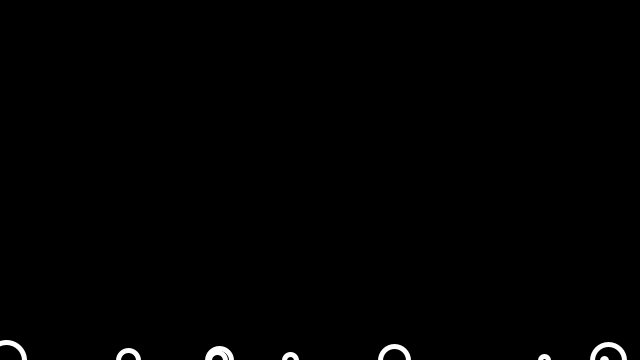
Frame 1 (no input)
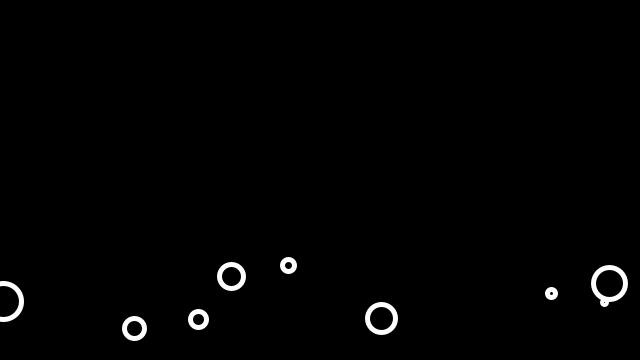
Frame 60 (the mouse pressed at the canvas centre just before this capture)
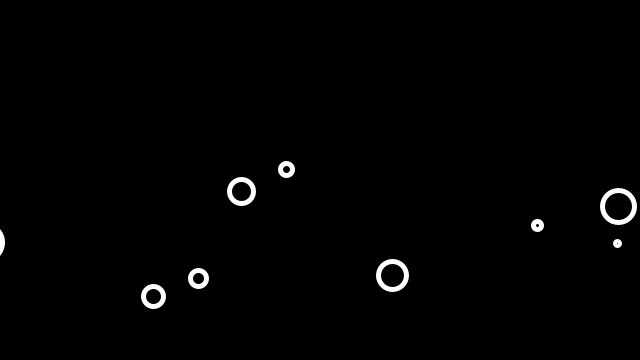
Frame 120 (the mouse held since frame 60 and released just before this capture)

The Processing sketch that drew these frames (run headless with seeded random() and noise(); from frame 60 on, the mouse is pressed at the canvas centre):

// Processing sketch: sketch_bubble
// ── sketch_bubble.pde
ArrayList<Bubble> bubbles = new ArrayList<Bubble>();
int total = 10;
void setup(){
  size(640,360);
  for(int i = 0 ;i<total ;i++){
   Bubble buble = new Bubble(i*4);
   bubbles.add(buble);
 }
}

void mousePressed(){
    total = total + 1;
}

void keyPressed(){
  total = total - 1;
}

void draw(){
  background(0);
  for(Bubble b :bubbles){
    b.display();
    b.ascend();
    b.top();
  }
 
}

// ── Bubble.pde
class Bubble{
float x,y,r,yspeed;



Bubble(float r){
  y = height;
  x = random(width);
  this.r = r;
  yspeed = random(0.5,2.5);
}

void ascend(){
  y = y- yspeed;
  x = x + random(-2,2);
}
void display()
{
  stroke(255);
  strokeWeight(5);
  noFill();
  //fill(random(255),random(255),random(255));
  ellipse(x+random(-5,5),y,r,r);
}
  
  void top(){
    if(y<-50){
      y=height;
    }
  }
}
